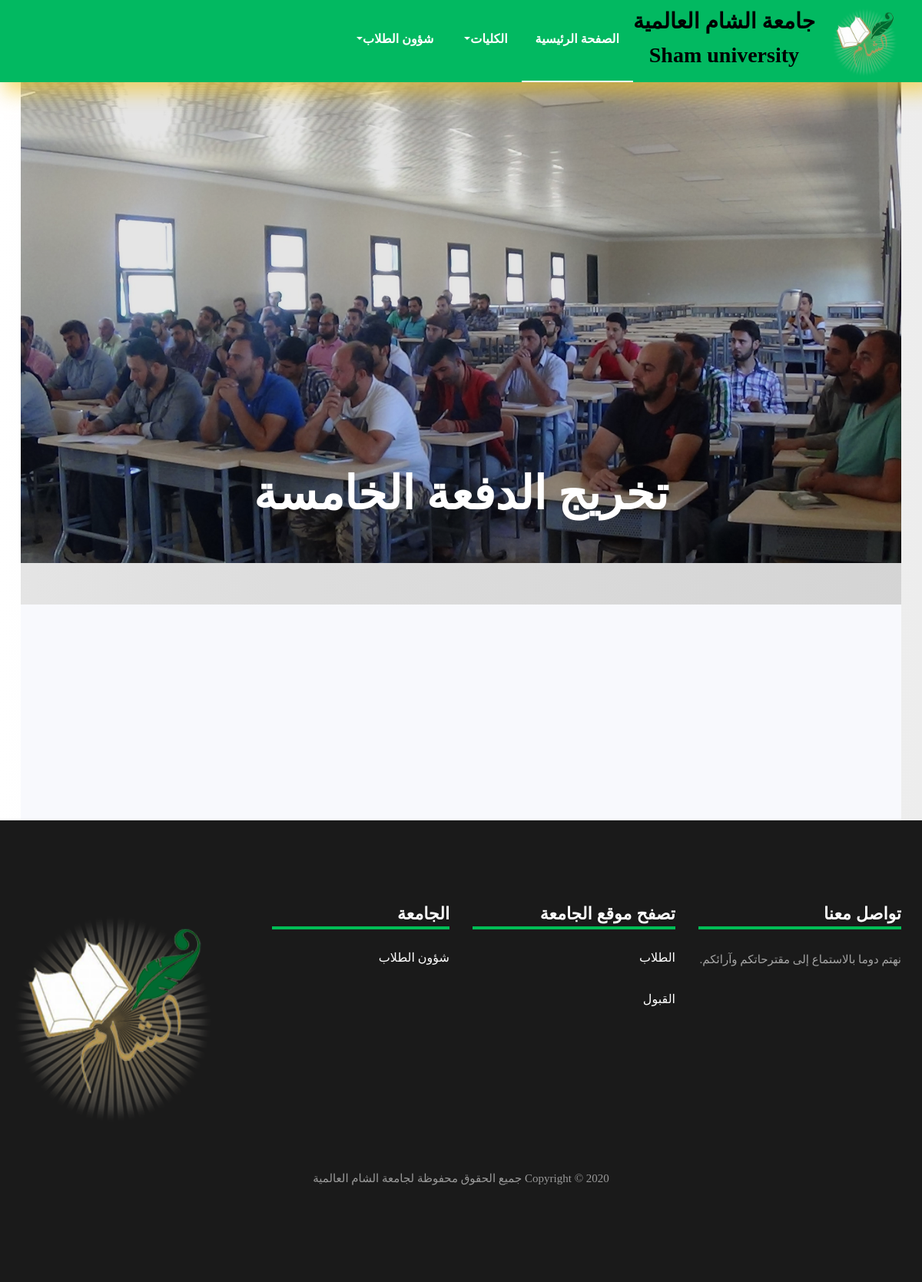
Page /newsDetail/5/ on the committed database.
### structure/models.py (models this page shows, shortened)
class NavBar(models.Model):
    NAVName = models.CharField(max_length=50)
    NAVHasFather = models.ForeignKey('self', on_delete=models.CASCADE, blank=True, null=True)
    NAVHtml = RichTextUploadingField( blank=True, null=True)
    NAVSlug = models.SlugField(blank=True, null=True)
    def __str__(self):
        return self.NAVName

class News(models.Model):
    NTitle = models.CharField(max_length=100, blank=True, null=True)
    NDetail = models.TextField( blank=True, null=True)
    NShort = models.TextField(blank=True, null=True)
    NImage = models.ImageField(upload_to='news/', blank=True, null=True)
    NDate = models.DateTimeField()

### structure/views.py (the view)
# urls.py: path('newsDetail/<int:id>/', views.news_detail_page, name="news_detail_page"),
def news_detail_page(request, id):
    nav = NavBar.objects.all()
    num = 1
    news = News.objects.get(id=id)
    context = {'nav': nav, 'num': num, 'news': news}
    return render(request, 'structure/News_Details.html', context)

### structure/templates/structure/News_Details.html (shortened to what this page needs)
{% load static %}
<!DOCTYPE html>
<html lang="en">
<head>
	<link rel="stylesheet" href="https://stackpath.bootstrapcdn.com/font-awesome/4.7.0/css/font-awesome.min.css">
	<link rel="stylesheet" href="{% static 'css/animate.css' %}">
	<link rel="stylesheet" href="{% static 'css/owl.carousel.min.css' %}">
	<link rel="stylesheet" href="{% static 'css/owl.theme.default.min.css' %}">
	<link rel="stylesheet" href="{% static 'css/magnific-popup.css' %}">
	<link rel="stylesheet" type="text/css" href="https://www.fontstatic.com/f=alhurra" />
	<link rel="stylesheet" type="text/css" href="https://www.fontstatic.com/f=hanimation" />
	<link rel="stylesheet" href="{% static 'css/bootstrap-datepicker.css' %}">
	<link rel="stylesheet" href="{% static 'css/jquery.timepicker.css' %}">
	<link rel="stylesheet" href="{% static 'css/flaticon.css' %}">
	<link rel="stylesheet" href="{% static 'css/style.css' %}">
	<link rel="stylesheet" href="{% static 'css/hover.css' %}" media="all">
</head>
<body style="background: linear-gradient(to right, rgba(255,255,255,1) 0%, rgba(246,246,246,1) 34%, rgba(237,237,237,1) 100%);
">
        <nav class="navbar navbar-expand-lg navbar-dark ftco_navbar bg-dark ftco-navbar-light nav_myedit" style="box-shadow: 10px 8px 24px 5px #f3c623a3;
            " id="ftco-navbar" dir="rtl">
                <div class="container">
                    <img src="{% static 'logo.png' %}" height="100px">
                    <a class="navbar-brand text-center " href="index.html"><p class="mt-2">جامعة الشام العالمية</p><p>Sham university</p></a>
                    <div class="collapse navbar-collapse" id="ftco-nav">
	        		    <div class="navbar-nav ml-auto" >
                            <li class="nav-item active " ><a style="font-size: medium; font-family: 'alhurra';" class="nav-link "href="{% url 'structures:struct' %}">الصفحة الرئيسية</a></li>
                            {% for n in nav %}
                                {% if not n.NAVHasFather %}
                                    <li class="nav-item dropdown"><a class="nav-link dropdown-toggle" style="cursor: pointer;font-size: medium; font-family: 'alhurra' ; text-align: right;"  >
                                        {{n.NAVName}}</a>
                                    </li>
                                {% endif %}
                            {% endfor %}
                        </div>
                    </div>
                </div>
        </nav>
    {% if num == 1 %}
        <div class="container">
            <div class="hero-wrap ftco-animate   news_detail_img " style=" background-image: url({{ news.NImage.url }});
            " data-stellar-background-ratio="0.5">
                <div class="overlay"></div>
                <div class="container">
                    <div class="row no-gutters slider-text  align-items-center justify-content-center"
                        data-scrollax-parent="true">
                        <div class="col-md-11 ftco-animate text-center">
                            <h1 style="margin-top: 500px; padding-bottom: 100px; font-family: 'alhurra';">{{ news.NTitle }}</h1>
                        </div>
                    </div>
                </div>
            </div>
            <section class="ftco-section bg-light ftco-no-pt ftco-intro">
                <div class="container">
                    <div class="row">
                    </div>
                </div>
            </section>
        </div>
    {% endif %}
	<footer class="footer" dir="rtl">
		<div class="container" dir="rtl">
			<div class="row">
				<div class="col-md-6 col-lg-3 mb-4 mb-md-0" dir="rtl">
					<h2 class="footer-heading">تواصل معنا</h2>
					<p style="text-align: right;">نهتم دوما بالاستماع إلى مقترحاتكم وآرائكم.</p>
					<ul class="ftco-footer-social p-0">
					</ul>
				</div>
				<div class="col-md-6 col-lg-3 mb-4 mb-md-0" dir="rtl">
					<h2 class="footer-heading">تصفح موقع الجامعة</h2>
					<div class="block-21 mb-4 d-flex">
						<div class="text">
							<h3 class="heading" style="text-align: right;"><a href="#">الطلاب</a></h3>
						</div>
					</div>
					<div class="block-21 mb-4 d-flex">
						<div class="text">
							<h3 class="heading" style="text-align: right;"><a href="#">القبول</a></h3>
						</div>
					</div>
				</div>
				<div class="col-md-6 col-lg-3 pl-lg-5 mb-4 mb-md-0">
					<h2 class="footer-heading">الجامعة</h2>
					<div class="block-21 mb-4 d-flex">
						<div class="text">
							<h3 class="heading" style="text-align: right;"><a href="#">شؤون الطلاب</a></h3>
						</div>
					</div>
				</div>
				<div class="col-md-6 col-lg-3 mb-4 mb-md-0" style="text-align: center;">
					<img src="{% static 'logo.png' %}" height="300px">
				</div>
			</div>
		</div>
		<div class="row mt-5">
			<div class="col-md-12 text-center">
				<p class="copyright">
					Copyright &copy;
					<script>document.write(new Date().getFullYear());</script> جميع الحقوق محفوظة لجامعة الشام
					العالمية</p>
			</div>
		</div>
	</footer>
</body>
</html>

### rows in the picture
NavBar: NAVName "الكليات"
NavBar: NAVName "شؤون الطلاب"
News: NImage (picture), NTitle "تخريج الدفعة الخامسة"
